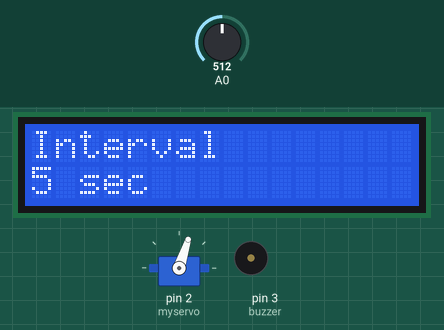
Bench run of a sketch on a simulated Arduino Uno, built with avr-gcc and run on an emulated ATmega328P. Shown: 16×2 character LCD, servo, buzzer (waves = sounding). Inputs (shaded band) come from the test bench; at power-on: A0 = 512. EEPROM starts erased.

Above: at 1.2 s.
1.3 s: A0 set to 539
3.0 s: A0 set to 564
At 3.92 s:
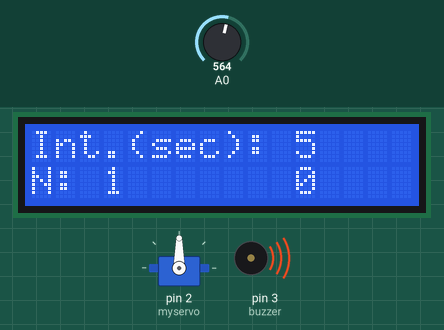
At 5.8 s:
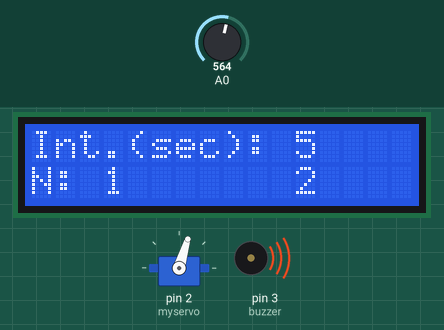
Timing chart, 0 to 10.5 s (numbered marks = the images above; inputs shaded):
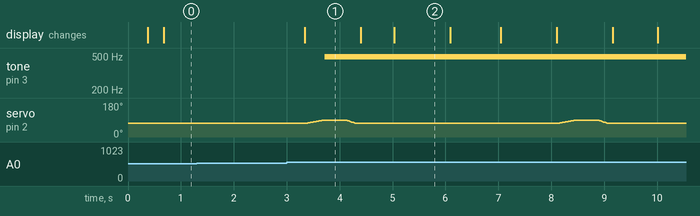

Measured:
- the behaviour switches between 554 and 555 on A0 (found by bisection; images 0 and 1)
- after the input at 1.3 s, every drawn part: stays the same
- what the display in image 2 shows lasts 1.1 s, from 5.0 s to 6.1 s

The sketch:

automatic_servo.ino
```cpp
// (licence header left out)
#include <LiquidCrystal.h>
LiquidCrystal lcd(8, 9, 4, 5, 6, 7);

#include <Servo.h>
Servo myservo;

#include <EEPROM.h>

// define some values used by the LCD panel and buttons
int lcd_key     = 0;
int adc_key_in  = 0;
#define btnRIGHT  0
#define btnUP     1
#define btnDOWN   2
#define btnLEFT   3
#define btnSELECT 4
#define btnNONE   5
int backlightDelay=0;

// initial values which can be overridden by values stored in EEPROM memory
int interval    = 7;
int initial_pos = 72;
int final_pos   = 90;

char OK="K";
char isOK="-";

int action = 0;
#define actionMENU  0
#define actionSERVO 1
int menu_option = 0;

int start_time   = 0;
int elapsed_time = 0;
int servo_count  = 0;
int previous_servo_count  = 0;

int read_LCD_buttons()
{
 adc_key_in = analogRead(0);
 if (adc_key_in > 1000) return btnNONE;
 if (adc_key_in < 80)   return btnRIGHT;
 if (adc_key_in < 195)  return btnUP;
 if (adc_key_in < 380)  return btnDOWN;
 if (adc_key_in < 555)  return btnLEFT;
 if (adc_key_in < 790)  return btnSELECT;
 return btnNONE;  // when all others fail, return this
}

void LCDbacklight(boolean lightON) {   // turning the backlight on the LCD panel on or off http://forum.arduino.cc/index.php?topic=96747.15
  if (lightON) pinMode(10,INPUT);      // setting pin 10 to input turns backlight on
  else {
    pinMode(10, OUTPUT);
    digitalWrite(10,LOW); // turn off backlight
  }
}

void move_servo()           // move the servo to the final position and back to the initial position
{
  // move servo to final position
  for (int i = initial_pos; i <= final_pos; i++) {
   myservo.write(i);
   delay(20);
  }
  beep(200);
  // move servo back to initial position
  for (int i = final_pos-1; i > initial_pos; i--) {
   myservo.write(i);
   delay(10);
  }
}

void beep(unsigned char delayms){
  analogWrite(3, 50);      // Almost any value can be used except 0 and 255
                           // experiment to get the best tone
  delay(delayms);          // wait for a delayms ms
  analogWrite(3, 0);       // 0 turns it off
  delay(delayms);          // wait for a delayms ms
}

void eepromWrite()             // write parameter values to persistant EEPROM memory
{
  int eeAddress = 0;
  EEPROM.put(eeAddress, OK);    // write "K" at the beginning for checking later
  eeAddress += sizeof(char);
  EEPROM.put(eeAddress, interval);
  eeAddress += sizeof(int);
  EEPROM.put(eeAddress, initial_pos);
  eeAddress += sizeof(int);
  EEPROM.put(eeAddress, final_pos);
}

void eepromRead()             // read previous parameter values from persistant EEPROM memory
{
  int eeAddress = 0;
  EEPROM.get(eeAddress, isOK);    // check if values have been previously stored by this program
  if(isOK==OK) {
    eeAddress += sizeof(char);
    EEPROM.get(eeAddress, interval);
    eeAddress += sizeof(int);
    EEPROM.get(eeAddress, initial_pos);
    eeAddress += sizeof(int);
    EEPROM.get(eeAddress, final_pos);
  }
}

void menuDisplay() {          // show menu items in the LCD display
    switch (menu_option)
    {
      case 0:
        lcd.setCursor(0,0);
        lcd.print("Interval        ");
        lcd.setCursor(0,1);
        if (interval<60) {
          lcd.print(interval);
          lcd.print(" sec            ");
        }
        else {
          lcd.print(interval/60);
          lcd.print(" min            ");
        }
        break;
      case 1:
        lcd.setCursor(0,0);
        lcd.print("Initial position");
        lcd.setCursor(0,1);
        lcd.print(initial_pos);
        lcd.print("                ");
        break;
      case 2:
        lcd.setCursor(0,0);
        lcd.print("Final position  ");
        lcd.setCursor(0,1);
        lcd.print(final_pos);
        lcd.print("                ");
        break;
    }
}

void servoDisplay() {          // show servo data in the LCD display
    // first line
    lcd.setCursor(0,0);
    lcd.print("Int.(sec): ");
    lcd.print(interval);
    lcd.print("        ");
    // second line
    lcd.setCursor(0,1);
    lcd.print("N: ");
    lcd.print(servo_count);
    lcd.print("      ");
    lcd.setCursor(11,1);
    lcd.print(elapsed_time % interval);
    lcd.print("        ");
}

void setup()
{
  eepromRead();                  // read previous parameter values from persistant EEPROM memory
  pinMode(3, OUTPUT);            // buzzer
  lcd.begin(16, 2);              // start the library
  myservo.attach(2);
  myservo.write(initial_pos);    // move servo to initial position
}

void loop()
{
  if (action==actionMENU) {

    menuDisplay();

    lcd_key = read_LCD_buttons();  // read the buttons
    if (lcd_key!=btnNONE) {
         LCDbacklight(true); // turn on backlight if any key is pressed
         backlightDelay=0;
         switch (lcd_key) // depending on which button was pushed, perform an action
         {
           case btnRIGHT:                         // increase value
             if (menu_option==0) {
                if (interval>=3600 && interval < 28800) interval=interval+600;
                else if (interval>=600) interval=interval+300;
                else if (interval>=60) interval=interval+30;
                else interval=interval+1;
             }
             else if (menu_option==1){
                initial_pos=initial_pos+1;
                myservo.write(initial_pos);
             }
             else if (menu_option==2){
                final_pos=final_pos+1;
                move_servo();
             }
             break;
           case btnLEFT:                          // decrease value
             if (menu_option==0) {
                if (interval>=4200) interval=interval-600;
                else if (interval>=900) interval=interval-300;
                else if (interval>=90) interval=interval-30;
                else if (interval>5) interval=interval-1;
             }
             else if (menu_option==1){
                initial_pos=initial_pos-1;
                myservo.write(initial_pos);
             }
             else if (menu_option==2){
                final_pos=final_pos-1;
                move_servo();
             }
             break;
           case btnUP:                            // go to previous menu option
             if (menu_option>0) menu_option=menu_option-1;
             break;
           case btnDOWN:                          // go to next menu option
             if (menu_option<2) menu_option=menu_option+1;
             break;
           case btnSELECT:                        // start servo
             action=actionSERVO;
             interval    = interval;
             initial_pos = initial_pos;
             final_pos   = final_pos;
             eepromWrite(); // write values to persistant EEPROM memory
             start_time  = millis()/1000;
             break;
        }
        delay(200);
    }
    else if(backlightDelay<100) backlightDelay++;
    else LCDbacklight(false);
  }

  if (action==actionSERVO) {

    elapsed_time = (millis()/1000)-start_time;
    previous_servo_count = servo_count;
    servo_count = elapsed_time / interval + 1;

    servoDisplay();

    if (servo_count!=previous_servo_count) move_servo();

    lcd_key = read_LCD_buttons();  // read the buttons
    if (lcd_key!=btnNONE) {        // turn on backlight if any key is pressed
      LCDbacklight(true);
      backlightDelay=0;
    }
    else if(backlightDelay<100) backlightDelay++;
    else LCDbacklight(false);
  }

  delay(100);
}
```
